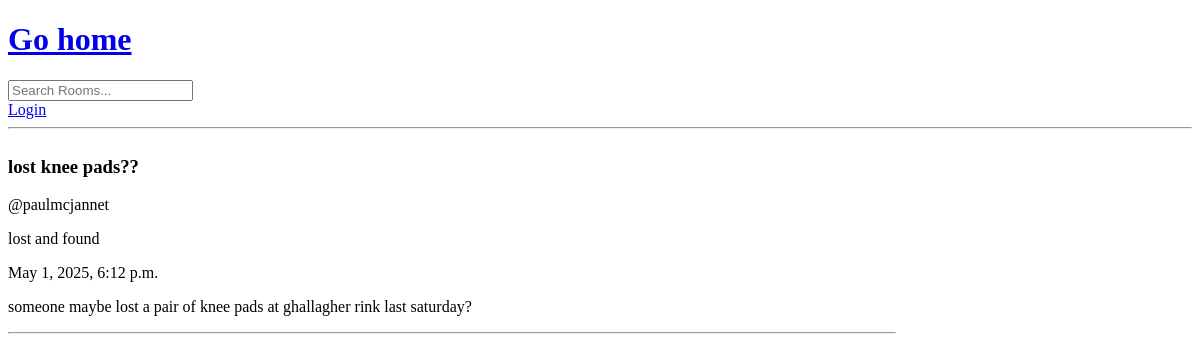
The app's page /room/1, older data.
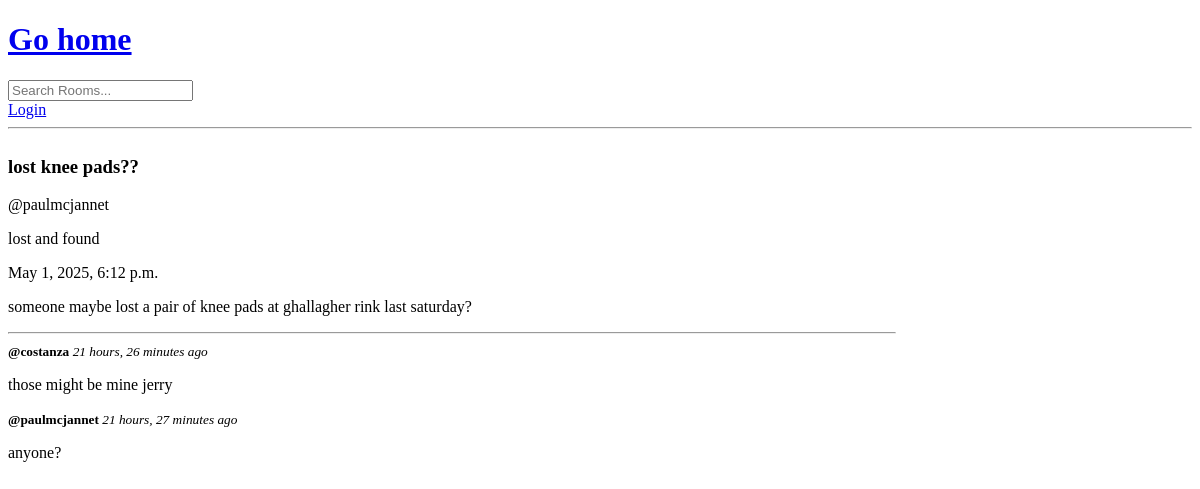
The same page, newer data.
### base/models.py (models this page shows, shortened)
class Room(models.Model):
    host = models.ForeignKey(User, on_delete=models.SET_NULL, null=True)
    topic =  models.ForeignKey(Topic, on_delete=models.SET_NULL, null=True)
    name = models.CharField(max_length=200)
    desc = models.TextField(null=True, blank=True)
    participants = models.ManyToManyField(User, related_name="participants", blank=True)
    updated = models.DateTimeField(auto_now=True)
    created = models.DateTimeField(auto_now_add=True)
    class Meta:
        ordering = ["-updated", "-created"]

class Topic(models.Model):
    name = models.CharField(max_length=200)
    def __str__(self):
        return self.name

class Message(models.Model):
    user = models.ForeignKey(User, on_delete=models.CASCADE)
    room = models.ForeignKey(Room, on_delete=models.CASCADE)
    body = models.TextField()
    updated = models.DateTimeField(auto_now=True)
    created = models.DateTimeField(auto_now_add=True)

### base/views.py (the view, shortened to what this page needs)
# urls.py: path("room/<str:primary_key>", views.room, name="room"),
def room(req, primary_key):
    room = Room.objects.get(id=primary_key)
    chats = Message.objects.filter(room=primary_key).order_by("-created")
    participants = room.participants.all()
    context = {"room": room, "chats": chats, "participants": participants}
    return render(req, "base/room.html", context)

### base/templates/base/room.html (shortened to what this page needs)
{% extends "main.html" %} {% block content %}
<div class="room-container">
	<div>
		<div>
			<h3>{{room.name}}</h3>
			<p>@{{room.host}}</p>
			<p>{{room.topic}}</p>
			<p>{{room.created}}</p>
			<p>{{room.desc}}</p>
		</div>
		<hr />
		{% for chat in chats %}
		<div>
			<small
				><strong>@{{chat.user}}</strong>
				<i>{{chat.updated|timesince}} ago</i></small
			>
			<p>{{chat.body}}</p>
		</div>
		{% endfor %}  {% endblock content %}

### templates/main.html (shortened to what this page needs)
<!DOCTYPE html>
<html lang="en">
	<head>
	</head>
	<body>
		{% include "navbar.html" %}  {% block content %} {% endblock %}
	</body>
</html>

### templates/navbar.html
<a href="/">
	<h1>Go home</h1>
</a>
<form
	action="{% url 'home' %}"
	method="GET">
	<input
		type="text"
		name="q"
		placeholder="Search Rooms..." />
</form>
{% if request.user.is_authenticated %}
<p>Hello {{request.user}}</p>
<a href="{% url 'logout' %}">Logout</a>
{% else %}
<a href="{% url 'login' %}">Login</a>
{% endif %}
<hr />

### base/templates/base/room.html (style rules this page uses)
.room-container { display: grid; grid-template-columns: 3fr 1fr; }

Row changes from the older to the newer data that the page shows:
added Message: user "costanza", updated "21 hours, 26 minutes", body "those might be mine jerry"
added Message: user "paulmcjannet", updated "21 hours, 27 minutes", body "anyone?"
